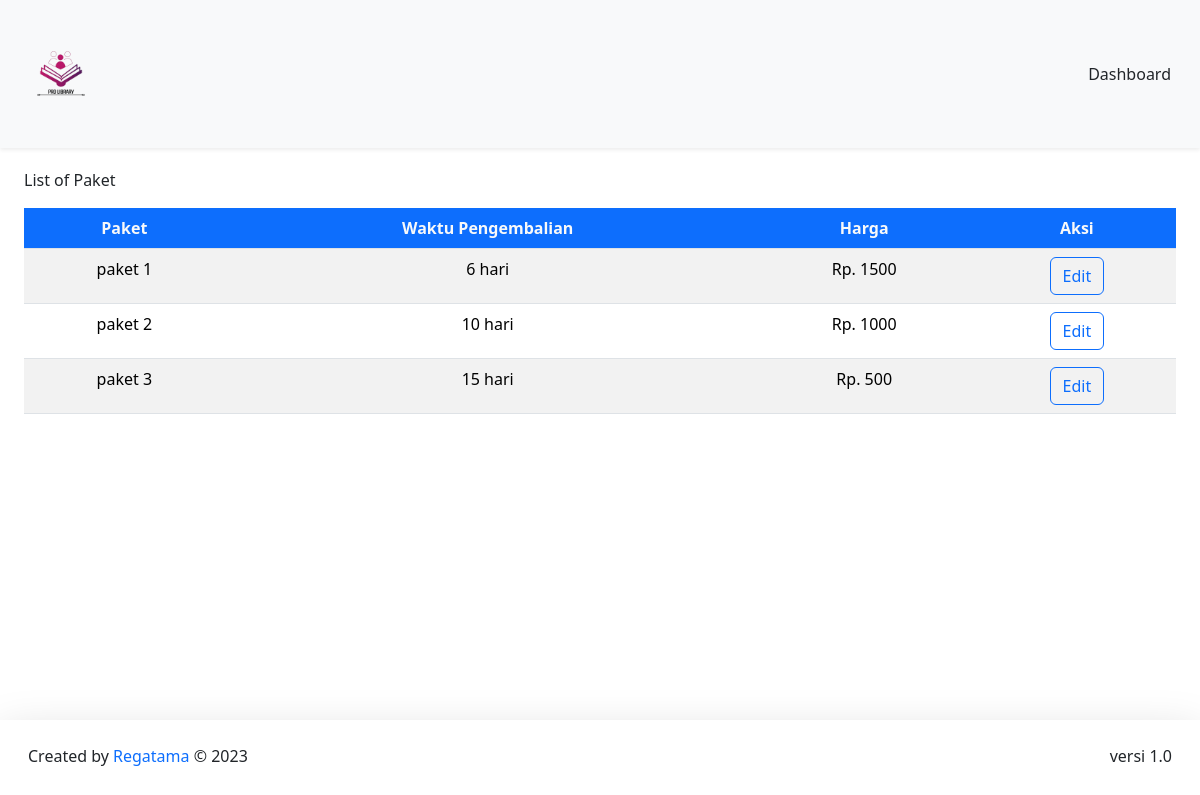
Page /DashboardPetugas/paket/daftarPaket.php on the committed database.
### tables this page shows
CREATE TABLE `paket` (
  `paket` int(5) NOT NULL,
  `harga` int(50) NOT NULL,
  `waktu_pengembalian` int(30) NOT NULL
);

### config/config.php (called while the page is built, shortened)
<?php
$host = "127.0.0.1";
$username = "root";
$password = "";
$database_name = "perpus_vale";
$connection = mysqli_connect($host, $username, $password, $database_name);
function queryReadData($dataKategori)
{
  global $connection;
  $result = mysqli_query($connection, $dataKategori);
  $items = [];
  while ($item = mysqli_fetch_assoc($result)) {
    $items[] = $item;
  }
  return $items;
}

### DashboardPetugas/paket/daftarPaket.php (the view, shortened to what this page needs)
<?php
require "../../config/config.php";
$dataPaket = queryReadData("SELECT * FROM paket");
?>
<!DOCTYPE html>
<html lang="en">
<head>
   <link href="../../assets/css/bootstrap.min.css" rel="stylesheet" />
</head>
<body>
   <nav class="navbar fixed-top bg-body-tertiary shadow-sm">
      <div class="container-fluid p-3">
         <a class="navbar-brand" href="#">
            <img src="../../assets/logoNav.png" alt="logo" width="90px" />
         </a>
         <a class="btn btn-tertiary" href="../dashboardPetugas.php">Dashboard</a>
      </div>
   </nav>
   <br /><br />
   <div class="p-4 mt-5">
      <div class="mt-5">
         <caption>
            List of Paket
         </caption>
         <div class="table-responsive mt-3">
            <table class="table table-striped table-hover">
               <thead class="text-center">
                  <tr>
                     <th class="bg-primary text-light">Paket</th>
                     <th class="bg-primary text-light">Waktu Pengembalian</th>
                     <th class="bg-primary text-light">Harga</th>
                     <th class="bg-primary text-light">Aksi</th>
                  </tr>
               </thead>
               <tbody class="text-center">
                  <?php foreach ($dataPaket as $item) : ?>
                  <tr>
                     <td>paket <?= $item["paket"]; ?></td>
                     <td><?= $item["waktu_pengembalian"]; ?> hari</td>
                     <td>Rp. <?= $item["harga"]; ?></td>
                     <td>
                        <a href="./editPaket.php?paket=<?= $item['paket']; ?>" class="btn btn-outline-primary">Edit</a>
                     </td>
                  </tr>
                  <?php endforeach; ?>
               </tbody>
            </table>
         </div>
      </div>
   </div>
   <footer class="fixed-bottom shadow-lg bg-subtle p-3">
      <div class="container-fluid d-flex justify-content-between">
         <p class="mt-2">
            Created by <span class="text-primary"> Regatama</span> © 2023
         </p>
         <p class="mt-2">versi 1.0</p>
      </div>
   </footer>
</body>
</html>

### rows in the picture
paket: paket "1", waktu_pengembalian "6", harga "1500"
paket: paket "2", waktu_pengembalian "10", harga "1000"
paket: paket "3", waktu_pengembalian "15", harga "500"
